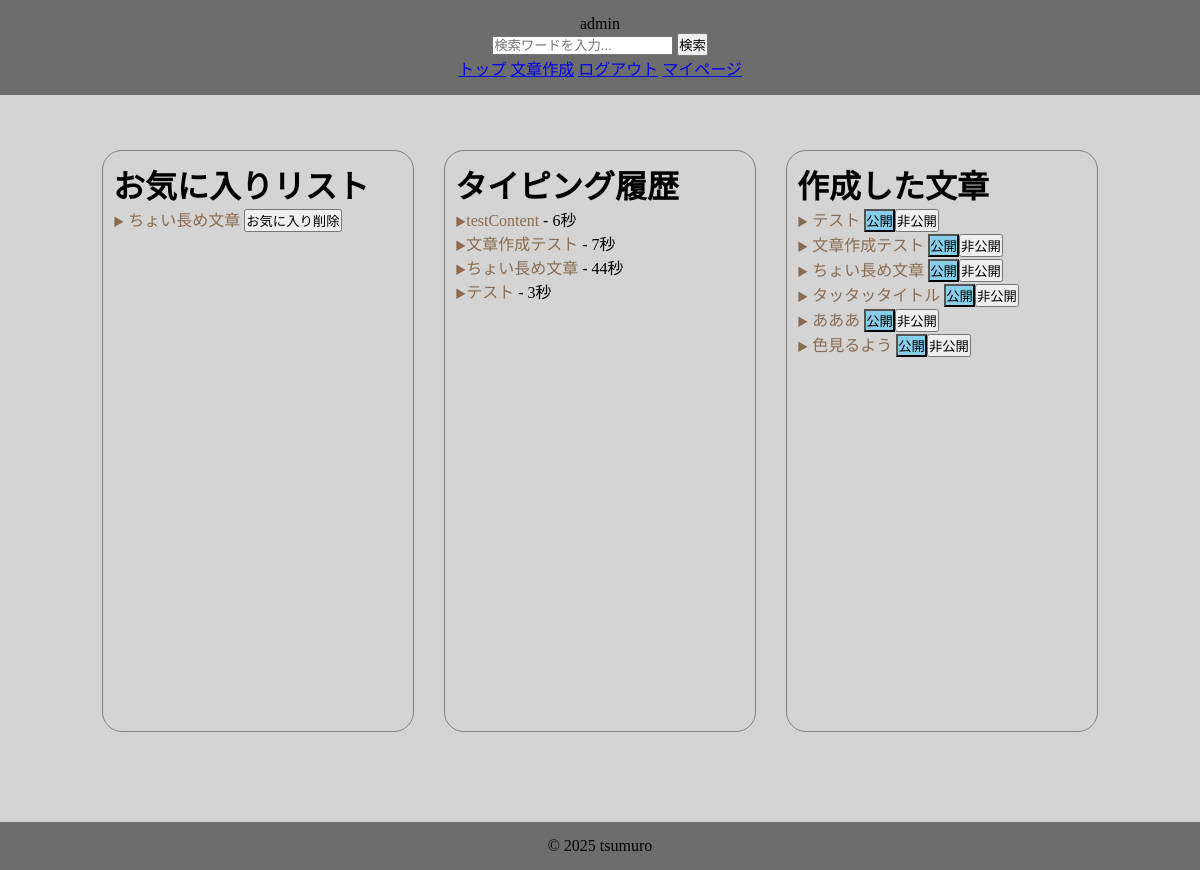
Before: /content/mypage/admin/ (signed in) with the older database file.
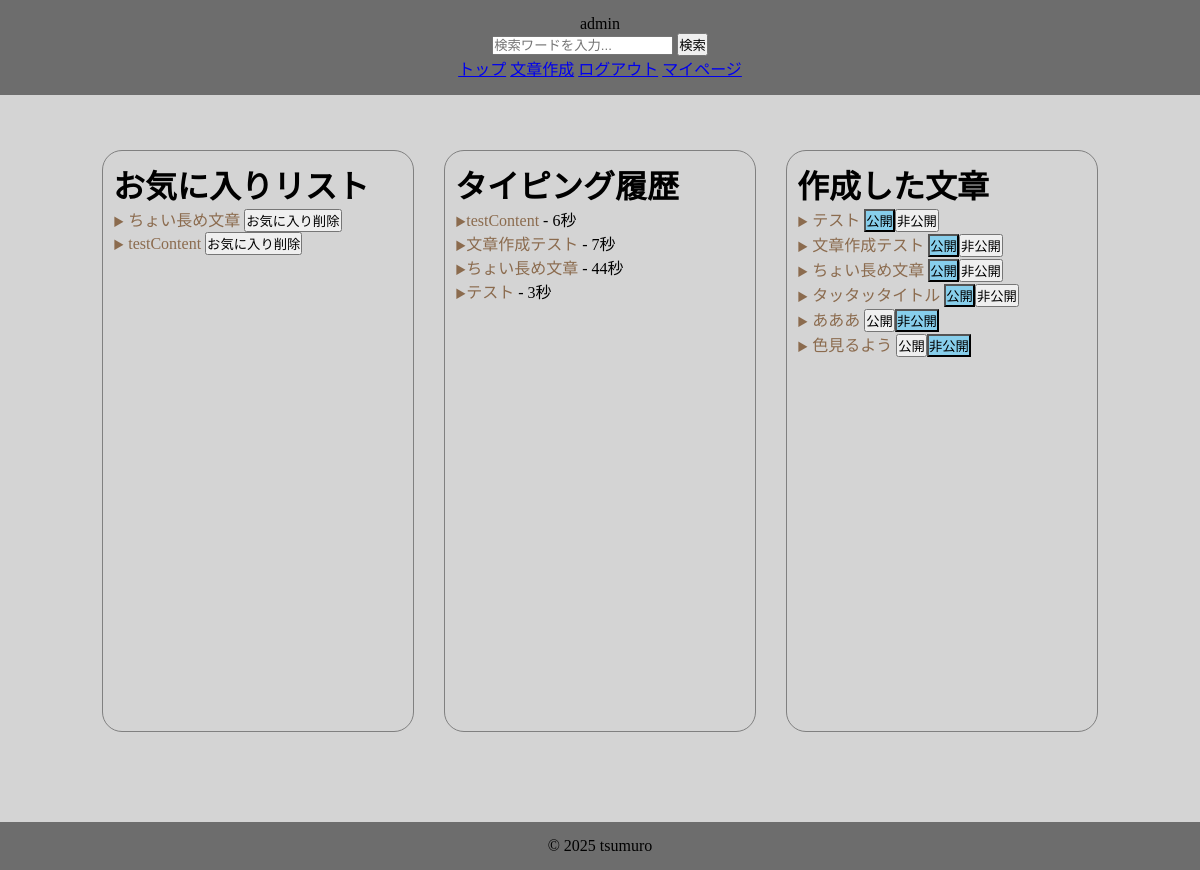
After: the same page with the newer database file.
### accounts/models.py (models this page shows)
class CustomUser(AbstractUser):
    pass

### typingapp/models.py (models this page shows, shortened)
class Favorite(models.Model):
    user = models.ForeignKey(CustomUser, on_delete=models.CASCADE)
    title = models.ForeignKey(Content, on_delete=models.CASCADE)
    created_at = models.DateTimeField(auto_now_add=True)

class History(models.Model):
    user = models.ForeignKey(CustomUser, on_delete=models.CASCADE)
    title = models.ForeignKey(Content, on_delete=models.CASCADE)
    typing_time = models.IntegerField()

### contentapp/models.py (models this page shows)
class Content(models.Model):
    user = models.ForeignKey(
        settings.AUTH_USER_MODEL,
        on_delete=models.SET_NULL,
        null=True,
        blank=True
    )
    title = models.CharField(max_length=30, unique=True)
    sentence = models.TextField()
    is_public = models.BooleanField(default=True)
    created_at = models.DateTimeField(auto_now_add=True)
    def __str__(self):
        return self.title

### contentapp/views.py (the view, shortened to what this page needs)
# urls.py: path('mypage/<str:username>/', views.MyPageView.as_view(), name="mypage"),
class MyPageView(generic.TemplateView):
    template_name = "mypage.html"
    def get_context_data(self, **kwargs):
        context = super().get_context_data(**kwargs)
        context['my_content_list'] = Content.objects.filter(user=self.request.user)
        context['my_history_list'] = History.objects.filter(user=self.request.user)
        context['my_favorite_list'] = Favorite.objects.filter(user=self.request.user)
        return context

### contentapp/templates/mypage.html (shortened to what this page needs)
{% extends "base.html" %}
{% block contents %}
    <div class="mypage-list">
        <div class="left-list">
            <h1>お気に入りリスト</h1>
            {% for favorite in my_favorite_list %}
                <form method="post">
                    <li>
                        <a href="{% url "typingapp:typing" favorite.title.pk %}">{{ favorite.title }}</a>
                        <input type="submit" value="お気に入り削除">
                    </li>
                </form>
            {% endfor %}
        </div>
        <div class="center-list">
            <h1>タイピング履歴</h1>
            {% for history in my_history_list %}
                <li><a href="{% url "typingapp:typing" history.title.pk %}">{{ history.title }}</a> - {{ history.typing_time }}秒</li>
            {% endfor %}
        </div>
        <div class="right-list">
            <h1>作成した文章</h1>
            {% for content in my_content_list %}
                <form method="post">
                    <li>
                        <a href="{% url "typingapp:typing" content.pk %}">{{ content.title }}</a>
                        {% if content.is_public %}
                            <button type="submit" style="background-color: skyblue;" disable>公開</butto>
                            <button type="submit">非公開</button>
                        {% else %}
                            <button type="submit">公開</butto>
                            <button type="submit" style="background-color: skyblue;" disable>非公開</button>
                        {% endif %}
                    </li>
                </form>
            {% endfor %}
        </div>
    </div>
{% endblock %}

### typingapp/templates/base.html (shortened to what this page needs)
{% load static %}
<!DOCTYPE html>
<html lang="ja">
<head>
    <link rel="stylesheet" href="{% static "css/style.css" %}">
</head>
<body id="{% block page_id %}{% endblock %}">
<header>
    {% if user.is_authenticated %}
        <div id="login-user">{{ user.username }}</div>
    {% endif %}
    <form method="get" action="{% url "contentapp:typing_list" %}">
        <input type="text" name="search" placeholder="検索ワードを入力...">
        <button type="submit">検索</button>
    </form>
    <a href="{% url "typingapp:index" %}">トップ</a>
    <a href="{% url "contentapp:create_content" %}">文章作成</a>
    {% if user.is_authenticated %}
        <a href="{% url "accounts:logout" %}">ログアウト</a>
        <a href="{% url "contentapp:mypage" username=request.user.username %}">マイページ</a>
    {% else %}
        <a href="{% url "accounts:login" %}">ログイン</a>
        <a href="{% url "accounts:signup" %}">サインアップ</a>
    {% endif %}
</header>
<div id="content">
    {% block contents %}{% endblock %}
</div>
<footer>
    &copy; 2025 tsumuro
</footer>
</body>
</html>

### typingproject/static/css/style.css (style rules this page uses)
* { margin: 0; padding: 0; }
html, body { height: 100%; margin: 0; padding: 0; background-color: #d4d4d4; }
header, footer { background-color: #6d6d6d; text-align: center; padding: 15px; }
#content { padding: 20px 20px; margin-top: 35px; margin-bottom: 70px; }
.mypage-list { display: flex; justify-content: center; gap: 30px; list-style: none; }
.mypage-list a { text-decoration: none; color: #8b6b4e; transition: color 0.3s ease, opacity 0.3s ease; }
.mypage-list li::before { content: "▶"; color: #8b6b4e; font-size: 0.7rem; }
.left-list, .center-list, .right-list { display: inline-block; width: 25%; min-height: 70vh; padding: 10px; border: solid gray 1px; border-radius: 20px; }

Changed rows visible on the page:
added Favorite: title "testContent"
changed Content "あああ": is_public True → False (drawn)
changed Content "色見るよう": is_public True → False (drawn)
